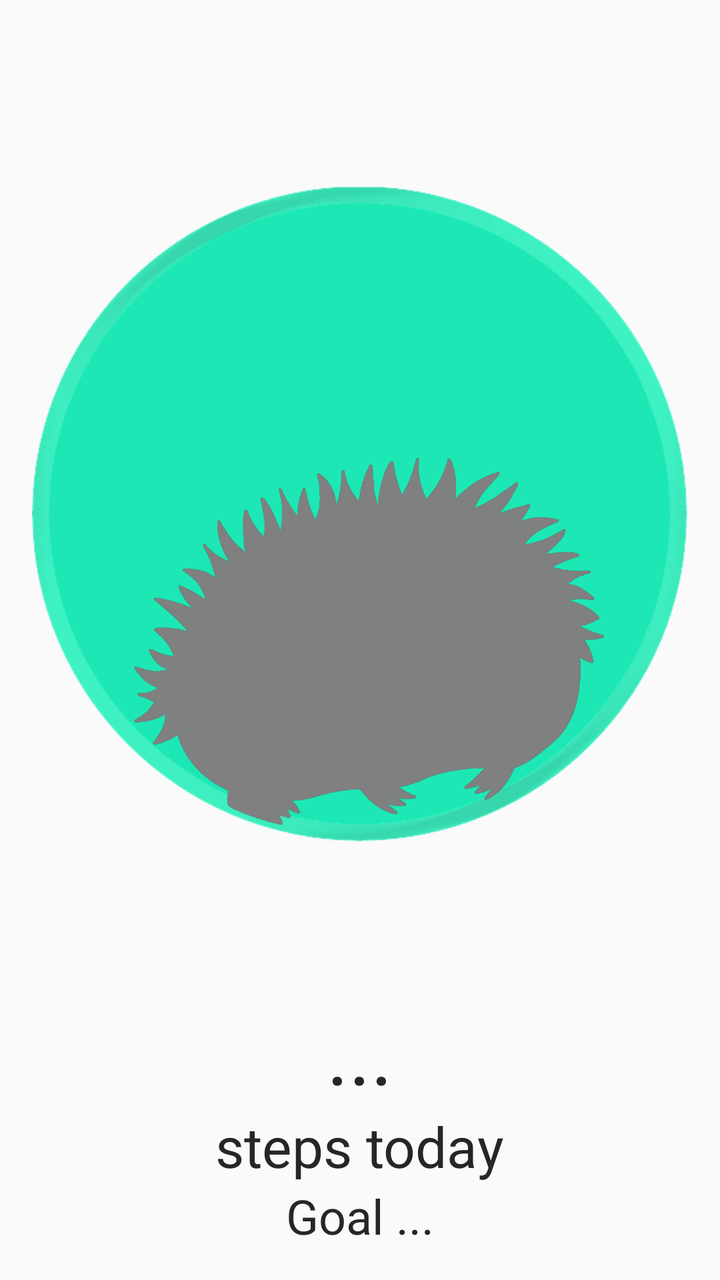
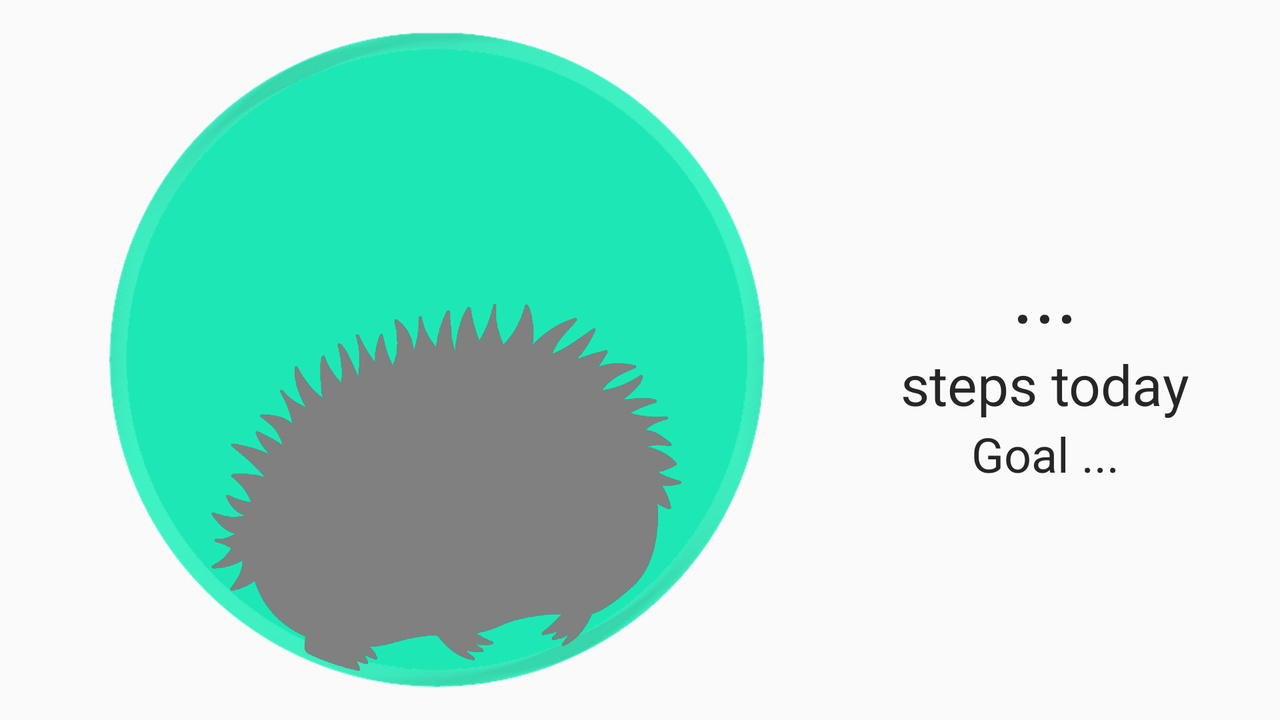

The same Android screen from two of the app's own layout files: first res/layout/ as a phone draws it, then the repository's variant for another configuration, drawn on a device whose configuration selects that folder. Both files follow.
<!-- AndroidManifest.xml: application theme AppTheme -->
<!-- res/layout/fragment_today_steps.xml -->
<?xml version="1.0" encoding="utf-8"?>
<LinearLayout xmlns:android="http://schemas.android.com/apk/res/android"
    xmlns:tools="http://schemas.android.com/tools"
    android:id="@+id/main_fragment_content"
    android:layout_width="match_parent"
    android:layout_height="match_parent"
    android:orientation="vertical"
    android:paddingBottom="@dimen/activity_vertical_margin"
    android:paddingLeft="@dimen/activity_horizontal_margin"
    android:paddingRight="@dimen/activity_horizontal_margin"
    android:paddingTop="@dimen/activity_vertical_margin"
    tools:context="grimesmea.gmail.com.pricklefit.MainActivity">

    <include
        layout="@layout/hedgehog_and_wheel"
        android:layout_width="match_parent"
        android:layout_height="0dp"
        android:layout_weight="1" />

    <include
        layout="@layout/today_steps"
        android:layout_width="match_parent"
        android:layout_height="wrap_content" />
</LinearLayout>
<!-- res/layout/hedgehog_and_wheel.xml (included above) -->
<?xml version="1.0" encoding="utf-8"?>
<RelativeLayout xmlns:android="http://schemas.android.com/apk/res/android"
    android:id="@+id/hedgehog_and_wheel_container"
    android:layout_width="match_parent"
    android:layout_height="match_parent">

    <ImageView
        android:id="@+id/wheel_image"
        android:layout_width="match_parent"
        android:layout_height="match_parent"
        android:contentDescription="@string/hedgehog_wheel_description"
        android:scaleType="fitCenter"
        android:src="@drawable/wheel" />

    <ImageView
        android:id="@+id/hedgehog_image"
        android:layout_width="match_parent"
        android:layout_height="wrap_content"
        android:layout_alignBaseline="@id/wheel_image"
        android:layout_alignBottom="@id/wheel_image"
        android:scaleType="fitCenter"
        android:src="@drawable/rylai_silhouette_image" />
</RelativeLayout>
<!-- res/layout/today_steps.xml (included above) -->
<?xml version="1.0" encoding="utf-8"?>
<LinearLayout xmlns:android="http://schemas.android.com/apk/res/android"
    android:layout_width="match_parent"
    android:layout_height="match_parent"
    android:gravity="center"
    android:orientation="vertical">

    <TextView
        android:id="@+id/today_step_count"
        android:layout_width="wrap_content"
        android:layout_height="wrap_content"
        android:layout_gravity="center_horizontal"
        android:text="@string/today_step_count_placeholder"
        android:textSize="42sp" />

    <TextView
        android:layout_width="wrap_content"
        android:layout_height="wrap_content"
        android:layout_gravity="center_horizontal"
        android:text="@string/today_steps_label"
        android:textSize="28sp" />

    <RelativeLayout
        android:layout_width="wrap_content"
        android:layout_height="wrap_content">

        <TextView
            android:id="@+id/today_step_goal_label"
            android:layout_width="wrap_content"
            android:layout_height="wrap_content"
            android:layout_gravity="center_horizontal"
            android:text="Goal "
            android:textSize="24sp" />

        <TextView
            android:id="@+id/today_step_goal"
            android:layout_width="wrap_content"
            android:layout_height="wrap_content"
            android:layout_gravity="center_horizontal"
            android:layout_toRightOf="@id/today_step_goal_label"
            android:text="@string/daily_step_goal_placeholder"
            android:textSize="24sp" />
    </RelativeLayout>
</LinearLayout>
<!-- resources referenced by this layout -->
<resources>
  <dimen name="activity_horizontal_margin">16dp</dimen>
  <dimen name="activity_vertical_margin">16dp</dimen>
  <!-- drawable rylai_silhouette_image: png bitmap (drawable-hdpi, 38589 bytes) -->
  <!-- drawable wheel: png bitmap (drawable-mdpi, 52402 bytes) -->
  <string name="daily_step_goal_placeholder" translatable="false">...</string>
  <string name="hedgehog_wheel_description">Hedgehog on exercise wheel</string>
  <string name="today_step_count_placeholder" translatable="false">...</string>
  <string name="today_steps_label">steps today</string>
  <style name="AppTheme" parent="Theme.AppCompat.Light.DarkActionBar">
          
          <item name="colorPrimary">@color/colorPrimary</item>
          <item name="colorPrimaryDark">@color/colorPrimaryDark</item>
          <item name="colorAccent">@color/colorAccent</item>
          <item name="android:textColor">@color/color_default_text</item>
      </style>
  <color name="color_default_text">#262626</color>
</resources>
<!-- res/layout-land/fragment_today_steps.xml (the repository's variant of the layout above) -->
<!-- drawn on the phone turned sideways -->
<?xml version="1.0" encoding="utf-8"?>
<LinearLayout xmlns:android="http://schemas.android.com/apk/res/android"
    xmlns:tools="http://schemas.android.com/tools"
    android:layout_width="match_parent"
    android:layout_height="match_parent"
    android:orientation="horizontal"
    android:paddingBottom="@dimen/activity_vertical_margin"
    android:paddingLeft="@dimen/activity_horizontal_margin"
    android:paddingRight="@dimen/activity_horizontal_margin"
    android:paddingTop="@dimen/activity_vertical_margin"
    tools:context="grimesmea.gmail.com.pricklefit.MainActivity">

    <include
        layout="@layout/hedgehog_and_wheel"
        android:layout_width="0dp"
        android:layout_height="match_parent"
        android:layout_weight="2" />

    <include
        layout="@layout/today_steps"
        android:layout_width="0dp"
        android:layout_height="match_parent"
        android:layout_weight="1" />
</LinearLayout>
